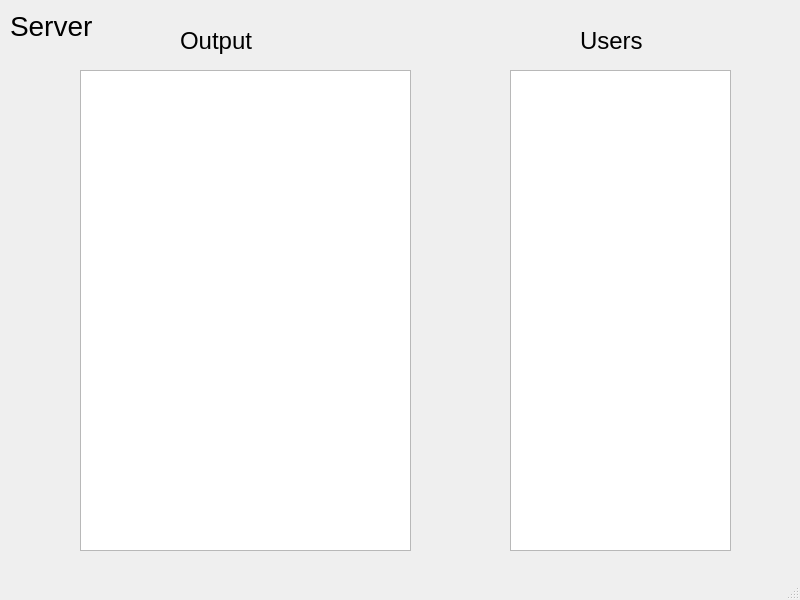
<?xml version="1.0" encoding="UTF-8"?>
<ui version="4.0">
 <class>server_window</class>
 <widget class="QMainWindow" name="server_window">
  <property name="geometry">
   <rect>
    <x>0</x>
    <y>0</y>
    <width>800</width>
    <height>600</height>
   </rect>
  </property>
  <property name="windowTitle">
   <string>MainWindow</string>
  </property>
  <widget class="QWidget" name="centralwidget">
   <widget class="QLabel" name="label">
    <property name="geometry">
     <rect>
      <x>10</x>
      <y>10</y>
      <width>101</width>
      <height>31</height>
     </rect>
    </property>
    <property name="font">
     <font>
      <pointsize>21</pointsize>
     </font>
    </property>
    <property name="text">
     <string>Server</string>
    </property>
   </widget>
   <widget class="QTextBrowser" name="textBrowser">
    <property name="geometry">
     <rect>
      <x>80</x>
      <y>70</y>
      <width>331</width>
      <height>481</height>
     </rect>
    </property>
   </widget>
   <widget class="QLabel" name="label_2">
    <property name="geometry">
     <rect>
      <x>180</x>
      <y>20</y>
      <width>101</width>
      <height>41</height>
     </rect>
    </property>
    <property name="font">
     <font>
      <pointsize>18</pointsize>
     </font>
    </property>
    <property name="text">
     <string>Output</string>
    </property>
   </widget>
   <widget class="QTextBrowser" name="textBrowser_2">
    <property name="geometry">
     <rect>
      <x>510</x>
      <y>70</y>
      <width>221</width>
      <height>481</height>
     </rect>
    </property>
   </widget>
   <widget class="QLabel" name="label_3">
    <property name="geometry">
     <rect>
      <x>580</x>
      <y>30</y>
      <width>71</width>
      <height>21</height>
     </rect>
    </property>
    <property name="font">
     <font>
      <pointsize>18</pointsize>
     </font>
    </property>
    <property name="text">
     <string>Users</string>
    </property>
   </widget>
  </widget>
  <widget class="QMenuBar" name="menubar">
   <property name="geometry">
    <rect>
     <x>0</x>
     <y>0</y>
     <width>800</width>
     <height>21</height>
    </rect>
   </property>
  </widget>
  <widget class="QStatusBar" name="statusbar"/>
 </widget>
 <resources/>
 <connections/>
</ui>
